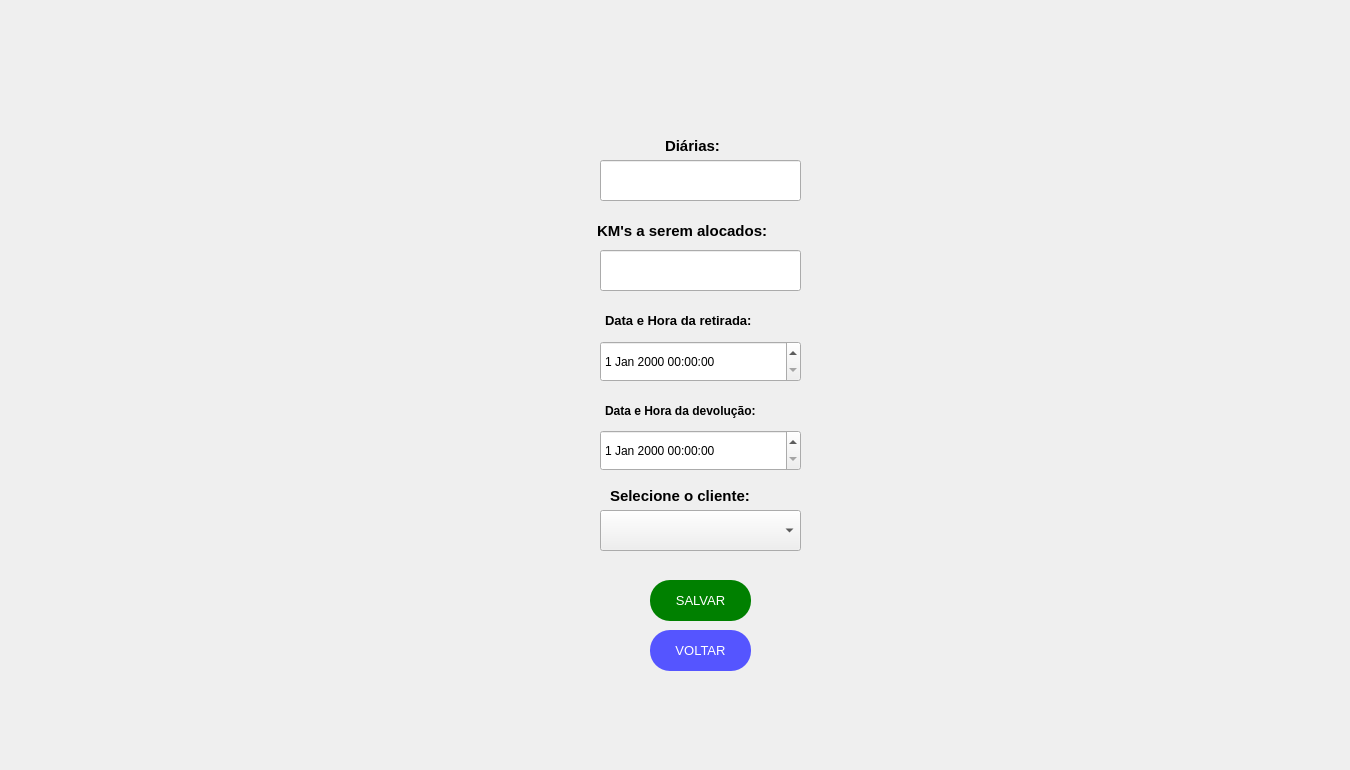
  <widget class="QWidget" name="centralwidget">
   <widget class="QPushButton" name="argot2">
    <property name="geometry">
     <rect>
      <x>40</x>
      <y>20</y>
      <width>501</width>
      <height>311</height>
     </rect>
    </property>
    <property name="palette">
     <palette>
      <active>
       <colorrole role="WindowText">
        <brush brushstyle="SolidPattern">
         <color alpha="255">
          <red>170</red>
          <green>85</green>
          <blue>0</blue>
         </color>
        </brush>
       </colorrole>
       <colorrole role="Text">
        <brush brushstyle="SolidPattern">
         <color alpha="255">
          <red>0</red>
          <green>0</green>
          <blue>0</blue>
         </color>
        </brush>
       </colorrole>
       <colorrole role="BrightText">
        <brush brushstyle="SolidPattern">
         <color alpha="255">
          <red>203</red>
          <green>255</green>
          <blue>80</blue>
         </color>
        </brush>
       </colorrole>
       <colorrole role="ButtonText">
        <brush brushstyle="SolidPattern">
         <color alpha="255">
          <red>57</red>
          <green>87</green>
          <blue>255</blue>
         </color>
        </brush>
       </colorrole>
       <colorrole role="ToolTipBase">
        <brush brushstyle="SolidPattern">
         <color alpha="255">
          <red>255</red>
          <green>255</green>
          <blue>0</blue>
         </color>
        </brush>
       </colorrole>
       <colorrole role="PlaceholderText">
        <brush brushstyle="SolidPattern">
         <color alpha="128">
          <red>0</red>
          <green>0</green>
          <blue>0</blue>
         </color>
        </brush>
       </colorrole>
      </active>
      <inactive>
       <colorrole role="WindowText">
        <brush brushstyle="SolidPattern">
         <color alpha="255">
          <red>170</red>
          <green>85</green>
          <blue>0</blue>
         </color>
        </brush>
       </colorrole>
       <colorrole role="Text">
        <brush brushstyle="SolidPattern">
         <color alpha="255">
          <red>0</red>
          <green>0</green>
          <blue>0</blue>
         </color>
        </brush>
       </colorrole>
       <colorrole role="BrightText">
        <brush brushstyle="SolidPattern">
         <color alpha="255">
          <red>203</red>
          <green>255</green>
          <blue>80</blue>
         </color>
        </brush>
       </colorrole>
       <colorrole role="ButtonText">
        <brush brushstyle="SolidPattern">
         <color alpha="255">
          <red>57</red>
          <green>87</green>
          <blue>255</blue>
         </color>
        </brush>
       </colorrole>
       <colorrole role="ToolTipBase">
        <brush brushstyle="SolidPattern">
         <color alpha="255">
          <red>255</red>
          <green>255</green>
          <blue>0</blue>
         </color>
        </brush>
       </colorrole>
       <colorrole role="PlaceholderText">
        <brush brushstyle="SolidPattern">
         <color alpha="128">
          <red>0</red>
          <green>0</green>
          <blue>0</blue>
         </color>
        </brush>
       </colorrole>
      </inactive>
      <disabled>
       <colorrole role="WindowText">
        <brush brushstyle="SolidPattern">
         <color alpha="255">
          <red>4</red>
          <green>15</green>
          <blue>30</blue>
         </color>
        </brush>
       </colorrole>
       <colorrole role="Text">
        <brush brushstyle="SolidPattern">
         <color alpha="255">
          <red>120</red>
          <green>120</green>
          <blue>120</blue>
         </color>
        </brush>
       </colorrole>
       <colorrole role="BrightText">
        <brush brushstyle="SolidPattern">
         <color alpha="255">
          <red>203</red>
          <green>255</green>
          <blue>80</blue>
         </color>
        </brush>
       </colorrole>
       <colorrole role="ButtonText">
        <brush brushstyle="SolidPattern">
         <color alpha="255">
          <red>120</red>
          <green>120</green>
          <blue>120</blue>
         </color>
        </brush>
       </colorrole>
       <colorrole role="ToolTipBase">
        <brush brushstyle="SolidPattern">
         <color alpha="255">
          <red>255</red>
          <green>255</green>
          <blue>0</blue>
         </color>
        </brush>
       </colorrole>
       <colorrole role="PlaceholderText">
        <brush brushstyle="SolidPattern">
         <color alpha="128">
          <red>0</red>
          <green>0</green>
          <blue>0</blue>
         </color>
        </brush>
       </colorrole>
      </disabled>
     </palette>
    </property>
    <property name="font">
     <font>
      <family>Arial</family>
      <weight>75</weight>
      <bold>true</bold>
     </font>
    </property>
    <property name="contextMenuPolicy">
     <enum>Qt::CustomContextMenu</enum>
    </property>
    <property name="text">
     <string/>
    </property>
    <property name="icon">
     <iconset>
      <normaloff>../Imagens/3-Argo(T2).png</normaloff>../Imagens/3-Argo(T2).png</iconset>
    </property>
    <property name="iconSize">
     <size>
      <width>492</width>
      <height>456</height>
     </size>
    </property>
    <property name="checkable">
     <bool>false</bool>
    </property>
    <property name="autoRepeat">
     <bool>false</bool>
    </property>
    <property name="autoExclusive">
     <bool>false</bool>
    </property>
    <property name="autoDefault">
     <bool>false</bool>
    </property>
    <property name="default">
     <bool>false</bool>
    </property>
    <property name="flat">
     <bool>true</bool>
    </property>
   </widget>
   <widget class="QLabel" name="logoT2">
    <property name="enabled">
     <bool>true</bool>
    </property>
    <property name="geometry">
     <rect>
      <x>1110</x>
      <y>530</y>
      <width>231</width>
      <height>231</height>
     </rect>
    </property>
    <property name="toolTip">
     <string>&lt;html&gt;&lt;head/&gt;&lt;body&gt;&lt;p align=&quot;center&quot;&gt;&lt;br/&gt;&lt;/p&gt;&lt;/body&gt;&lt;/html&gt;</string>
    </property>
    <property name="whatsThis">
     <string>&lt;html&gt;&lt;head/&gt;&lt;body&gt;&lt;p align=&quot;center&quot;&gt;&lt;br/&gt;&lt;/p&gt;&lt;/body&gt;&lt;/html&gt;</string>
    </property>
    <property name="autoFillBackground">
     <bool>false</bool>
    </property>
    <property name="styleSheet">
     <string notr="true"/>
    </property>
    <property name="text">
     <string/>
    </property>
    <property name="pixmap">
     <pixmap>../Logos/LOGO2.png</pixmap>
    </property>
    <property name="scaledContents">
     <bool>true</bool>
    </property>
    <property name="wordWrap">
     <bool>false</bool>
    </property>
   </widget>
   <widget class="QPushButton" name="confirmar">
    <property name="geometry">
     <rect>
      <x>645</x>
      <y>570</y>
      <width>111</width>
      <height>51</height>
     </rect>
    </property>
    <property name="palette">
     <palette>
      <active>
       <colorrole role="WindowText">
        <brush brushstyle="SolidPattern">
         <color alpha="255">
          <red>170</red>
          <green>85</green>
          <blue>0</blue>
         </color>
        </brush>
       </colorrole>
       <colorrole role="Text">
        <brush brushstyle="SolidPattern">
         <color alpha="255">
          <red>0</red>
          <green>0</green>
          <blue>0</blue>
         </color>
        </brush>
       </colorrole>
       <colorrole role="BrightText">
        <brush brushstyle="SolidPattern">
         <color alpha="255">
          <red>203</red>
          <green>255</green>
          <blue>80</blue>
         </color>
        </brush>
       </colorrole>
       <colorrole role="ButtonText">
        <brush brushstyle="SolidPattern">
         <color alpha="255">
          <red>57</red>
          <green>87</green>
          <blue>255</blue>
         </color>
        </brush>
       </colorrole>
       <colorrole role="ToolTipBase">
        <brush brushstyle="SolidPattern">
         <color alpha="255">
          <red>255</red>
          <green>255</green>
          <blue>0</blue>
         </color>
        </brush>
       </colorrole>
       <colorrole role="PlaceholderText">
        <brush brushstyle="SolidPattern">
         <color alpha="128">
          <red>0</red>
          <green>0</green>
          <blue>0</blue>
         </color>
        </brush>
       </colorrole>
      </active>
      <inactive>
       <colorrole role="WindowText">
        <brush brushstyle="SolidPattern">
         <color alpha="255">
          <red>170</red>
          <green>85</green>
          <blue>0</blue>
         </color>
        </brush>
       </colorrole>
       <colorrole role="Text">
        <brush brushstyle="SolidPattern">
         <color alpha="255">
          <red>0</red>
          <green>0</green>
          <blue>0</blue>
         </color>
        </brush>
       </colorrole>
       <colorrole role="BrightText">
        <brush brushstyle="SolidPattern">
         <color alpha="255">
          <red>203</red>
          <green>255</green>
          <blue>80</blue>
         </color>
        </brush>
       </colorrole>
       <colorrole role="ButtonText">
        <brush brushstyle="SolidPattern">
         <color alpha="255">
          <red>57</red>
          <green>87</green>
          <blue>255</blue>
         </color>
        </brush>
       </colorrole>
       <colorrole role="ToolTipBase">
        <brush brushstyle="SolidPattern">
         <color alpha="255">
          <red>255</red>
          <green>255</green>
          <blue>0</blue>
         </color>
        </brush>
       </colorrole>
       <colorrole role="PlaceholderText">
        <brush brushstyle="SolidPattern">
         <color alpha="128">
          <red>0</red>
          <green>0</green>
          <blue>0</blue>
         </color>
        </brush>
       </colorrole>
      </inactive>
      <disabled>
       <colorrole role="WindowText">
        <brush brushstyle="SolidPattern">
         <color alpha="255">
          <red>4</red>
          <green>15</green>
          <blue>30</blue>
         </color>
        </brush>
       </colorrole>
       <colorrole role="Text">
        <brush brushstyle="SolidPattern">
         <color alpha="255">
          <red>120</red>
          <green>120</green>
          <blue>120</blue>
         </color>
        </brush>
       </colorrole>
       <colorrole role="BrightText">
        <brush brushstyle="SolidPattern">
         <color alpha="255">
          <red>203</red>
          <green>255</green>
          <blue>80</blue>
         </color>
        </brush>
       </colorrole>
       <colorrole role="ButtonText">
        <brush brushstyle="SolidPattern">
         <color alpha="255">
          <red>120</red>
          <green>120</green>
          <blue>120</blue>
         </color>
        </brush>
       </colorrole>
       <colorrole role="ToolTipBase">
        <brush brushstyle="SolidPattern">
         <color alpha="255">
          <red>255</red>
          <green>255</green>
          <blue>0</blue>
         </color>
        </brush>
       </colorrole>
       <colorrole role="PlaceholderText">
        <brush brushstyle="SolidPattern">
         <color alpha="128">
          <red>0</red>
          <green>0</green>
          <blue>0</blue>
         </color>
        </brush>
       </colorrole>
      </disabled>
     </palette>
    </property>
    <property name="font">
     <font>
      <family>Arial</family>
      <weight>75</weight>
      <bold>true</bold>
     </font>
    </property>
    <property name="contextMenuPolicy">
     <enum>Qt::CustomContextMenu</enum>
    </property>
    <property name="text">
     <string/>
    </property>
    <property name="icon">
     <iconset>
      <normaloff>Imagens/CONFIRMAR.png</normaloff>Imagens/CONFIRMAR.png</iconset>
    </property>
    <property name="iconSize">
     <size>
      <width>96</width>
      <height>100</height>
     </size>
    </property>
    <property name="checkable">
     <bool>false</bool>
    </property>
    <property name="autoRepeat">
     <bool>false</bool>
    </property>
    <property name="autoExclusive">
     <bool>false</bool>
    </property>
    <property name="autoDefault">
     <bool>false</bool>
    </property>
    <property name="default">
     <bool>false</bool>
    </property>
    <property name="flat">
     <bool>true</bool>
    </property>
   </widget>
   <widget class="QLineEdit" name="diariaspace">
    <property name="geometry">
     <rect>
      <x>600</x>
      <y>160</y>
      <width>201</width>
      <height>41</height>
     </rect>
    </property>
    <property name="font">
     <font>
      <pointsize>8</pointsize>
     </font>
    </property>
    <property name="styleSheet">
     <string notr="true">color: rgb(0, 0, 0);</string>
    </property>
   </widget>
   <widget class="QLabel" name="kmsalocados">
    <property name="geometry">
     <rect>
      <x>597</x>
      <y>205</y>
      <width>211</width>
      <height>51</height>
     </rect>
    </property>
    <property name="font">
     <font>
      <family>Arial</family>
      <pointsize>11</pointsize>
      <weight>75</weight>
      <bold>true</bold>
     </font>
    </property>
    <property name="text">
     <string>KM's a serem alocados:</string>
    </property>
   </widget>
   <widget class="QLabel" name="diarias">
    <property name="geometry">
     <rect>
      <x>665</x>
      <y>120</y>
      <width>81</width>
      <height>51</height>
     </rect>
    </property>
    <property name="font">
     <font>
      <family>Arial</family>
      <pointsize>11</pointsize>
      <weight>75</weight>
      <bold>true</bold>
     </font>
    </property>
    <property name="text">
     <string>Diárias:</string>
    </property>
   </widget>
   <widget class="QLineEdit" name="kmspace">
    <property name="geometry">
     <rect>
      <x>600</x>
      <y>250</y>
      <width>201</width>
      <height>41</height>
     </rect>
    </property>
    <property name="font">
     <font>
      <pointsize>8</pointsize>
     </font>
    </property>
    <property name="styleSheet">
     <string notr="true">color: rgb(0, 0, 0);</string>
    </property>
    <property name="echoMode">
     <enum>QLineEdit::Password</enum>
    </property>
   </widget>
   <widget class="QDateTimeEdit" name="datare_argo_2">
    <property name="geometry">
     <rect>
      <x>600</x>
      <y>341</y>
      <width>201</width>
      <height>41</height>
     </rect>
    </property>
    <property name="styleSheet">
     <string notr="true">QDateTime{rgb(0, 0, 0)}</string>
    </property>
   </widget>
   <widget class="QComboBox" name="datacli_argo_2">
    <property name="geometry">
     <rect>
      <x>600</x>
      <y>510</y>
      <width>201</width>
      <height>41</height>
     </rect>
    </property>
   </widget>
   <widget class="QLabel" name="datade_argo">
    <property name="geometry">
     <rect>
      <x>605</x>
      <y>390</y>
      <width>191</width>
      <height>41</height>
     </rect>
    </property>
    <property name="font">
     <font>
      <family>Arial</family>
      <pointsize>9</pointsize>
      <weight>75</weight>
      <bold>true</bold>
     </font>
    </property>
    <property name="text">
     <string>Data e Hora da devolução:</string>
    </property>
   </widget>
   <widget class="QLabel" name="datare_argo">
    <property name="geometry">
     <rect>
      <x>605</x>
      <y>300</y>
      <width>191</width>
      <height>41</height>
     </rect>
    </property>
    <property name="font">
     <font>
      <family>Arial</family>
      <pointsize>10</pointsize>
      <weight>75</weight>
      <bold>true</bold>
     </font>
    </property>
    <property name="text">
     <string>Data e Hora da retirada:</string>
    </property>
   </widget>
   <widget class="QDateTimeEdit" name="datade_argo_2">
    <property name="geometry">
     <rect>
      <x>600</x>
      <y>430</y>
      <width>201</width>
      <height>41</height>
     </rect>
    </property>
    <property name="styleSheet">
     <string notr="true">QDateTime{rgb(0, 0, 0)}</string>
    </property>
   </widget>
   <widget class="QLabel" name="datacli_argo">
    <property name="geometry">
     <rect>
      <x>610</x>
      <y>480</y>
      <width>181</width>
      <height>31</height>
     </rect>
    </property>
    <property name="font">
     <font>
      <family>Arial</family>
      <pointsize>11</pointsize>
      <weight>75</weight>
      <bold>true</bold>
     </font>
    </property>
    <property name="text">
     <string>Selecione o cliente:</string>
    </property>
   </widget>
   <widget class="QPushButton" name="salvar_1">
    <property name="geometry">
     <rect>
      <x>650</x>
      <y>580</y>
      <width>101</width>
      <height>41</height>
     </rect>
    </property>
    <property name="palette">
     <palette>
      <active>
       <colorrole role="WindowText">
        <brush brushstyle="SolidPattern">
         <color alpha="255">
          <red>255</red>
          <green>255</green>
          <blue>255</blue>
         </color>
        </brush>
       </colorrole>
       <colorrole role="Button">
        <brush brushstyle="SolidPattern">
         <color alpha="255">
          <red>0</red>
          <green>128</green>
          <blue>0</blue>
         </color>
        </brush>
       </colorrole>
       <colorrole role="Text">
        <brush brushstyle="SolidPattern">
         <color alpha="255">
          <red>255</red>
          <green>255</green>
          <blue>255</blue>
         </color>
        </brush>
       </colorrole>
       <colorrole role="BrightText">
        <brush brushstyle="SolidPattern">
         <color alpha="255">
          <red>203</red>
          <green>255</green>
          <blue>80</blue>
         </color>
        </brush>
       </colorrole>
       <colorrole role="ButtonText">
        <brush brushstyle="SolidPattern">
         <color alpha="255">
          <red>255</red>
          <green>255</green>
          <blue>255</blue>
         </color>
        </brush>
       </colorrole>
       <colorrole role="Base">
        <brush brushstyle="SolidPattern">
         <color alpha="255">
          <red>0</red>
          <green>128</green>
          <blue>0</blue>
         </color>
        </brush>
       </colorrole>
       <colorrole role="Window">
        <brush brushstyle="SolidPattern">
         <color alpha="255">
          <red>0</red>
          <green>128</green>
          <blue>0</blue>
         </color>
        </brush>
       </colorrole>
       <colorrole role="ToolTipBase">
        <brush brushstyle="SolidPattern">
         <color alpha="255">
          <red>255</red>
          <green>255</green>
          <blue>0</blue>
         </color>
        </brush>
       </colorrole>
       <colorrole role="PlaceholderText">
        <brush brushstyle="SolidPattern">
         <color alpha="128">
          <red>0</red>
          <green>0</green>
          <blue>0</blue>
         </color>
        </brush>
       </colorrole>
      </active>
      <inactive>
       <colorrole role="WindowText">
        <brush brushstyle="SolidPattern">
         <color alpha="255">
          <red>255</red>
          <green>255</green>
          <blue>255</blue>
         </color>
        </brush>
       </colorrole>
       <colorrole role="Button">
        <brush brushstyle="SolidPattern">
         <color alpha="255">
          <red>0</red>
          <green>128</green>
          <blue>0</blue>
         </color>
        </brush>
       </colorrole>
       <colorrole role="Text">
        <brush brushstyle="SolidPattern">
         <color alpha="255">
          <red>255</red>
          <green>255</green>
          <blue>255</blue>
         </color>
        </brush>
       </colorrole>
       <colorrole role="BrightText">
        <brush brushstyle="SolidPattern">
         <color alpha="255">
          <red>203</red>
          <green>255</green>
          <blue>80</blue>
         </color>
        </brush>
       </colorrole>
       <colorrole role="ButtonText">
        <brush brushstyle="SolidPattern">
         <color alpha="255">
          <red>255</red>
          <green>255</green>
          <blue>255</blue>
         </color>
        </brush>
       </colorrole>
       <colorrole role="Base">
        <brush brushstyle="SolidPattern">
         <color alpha="255">
          <red>0</red>
          <green>128</green>
          <blue>0</blue>
         </color>
        </brush>
       </colorrole>
       <colorrole role="Window">
        <brush brushstyle="SolidPattern">
         <color alpha="255">
          <red>0</red>
          <green>128</green>
          <blue>0</blue>
         </color>
        </brush>
       </colorrole>
       <colorrole role="ToolTipBase">
        <brush brushstyle="SolidPattern">
         <color alpha="255">
          <red>255</red>
          <green>255</green>
          <blue>0</blue>
         </color>
        </brush>
       </colorrole>
       <colorrole role="PlaceholderText">
        <brush brushstyle="SolidPattern">
         <color alpha="128">
          <red>0</red>
          <green>0</green>
          <blue>0</blue>
         </color>
        </brush>
       </colorrole>
      </inactive>
      <disabled>
       <colorrole role="WindowText">
        <brush brushstyle="SolidPattern">
         <color alpha="255">
          <red>255</red>
          <green>255</green>
          <blue>255</blue>
         </color>
        </brush>
       </colorrole>
       <colorrole role="Button">
        <brush brushstyle="SolidPattern">
         <color alpha="255">
          <red>0</red>
          <green>128</green>
          <blue>0</blue>
         </color>
        </brush>
       </colorrole>
       <colorrole role="Text">
        <brush brushstyle="SolidPattern">
         <color alpha="255">
          <red>255</red>
          <green>255</green>
          <blue>255</blue>
         </color>
        </brush>
       </colorrole>
       <colorrole role="BrightText">
        <brush brushstyle="SolidPattern">
         <color alpha="255">
          <red>203</red>
          <green>255</green>
          <blue>80</blue>
         </color>
        </brush>
       </colorrole>
       <colorrole role="ButtonText">
        <brush brushstyle="SolidPattern">
         <color alpha="255">
          <red>255</red>
          <green>255</green>
          <blue>255</blue>
         </color>
        </brush>
       </colorrole>
       <colorrole role="Base">
        <brush brushstyle="SolidPattern">
         <color alpha="255">
          <red>0</red>
          <green>128</green>
          <blue>0</blue>
         </color>
        </brush>
       </colorrole>
       <colorrole role="Window">
        <brush brushstyle="SolidPattern">
         <color alpha="255">
          <red>0</red>
          <green>128</green>
          <blue>0</blue>
         </color>
        </brush>
       </colorrole>
       <colorrole role="ToolTipBase">
        <brush brushstyle="SolidPattern">
         <color alpha="255">
          <red>255</red>
          <green>255</green>
          <blue>0</blue>
         </color>
        </brush>
       </colorrole>
       <colorrole role="PlaceholderText">
        <brush brushstyle="SolidPattern">
         <color alpha="128">
          <red>0</red>
          <green>0</green>
          <blue>0</blue>
         </color>
        </brush>
       </colorrole>
      </disabled>
     </palette>
    </property>
    <property name="font">
     <font>
      <family>Arial</family>
      <pointsize>10</pointsize>
      <weight>9</weight>
      <italic>false</italic>
      <bold>false</bold>
     </font>
    </property>
    <property name="contextMenuPolicy">
     <enum>Qt::CustomContextMenu</enum>
    </property>
    <property name="styleSheet">
     <string notr="true">QPushButton{
	color:white;
	border-radius:20px;
	background-color: #008000;
	font: 75 10pt &quot;Arial&quot;;
}
QPushButton:hover{
	background-color: #005500;
}</string>
    </property>
    <property name="text">
     <string>SALVAR</string>
    </property>
    <property name="iconSize">
     <size>
      <width>93</width>
      <height>100</height>
     </size>
    </property>
    <property name="checkable">
     <bool>false</bool>
    </property>
    <property name="autoRepeat">
     <bool>false</bool>
    </property>
    <property name="autoExclusive">
     <bool>false</bool>
    </property>
    <property name="autoDefault">
     <bool>false</bool>
    </property>
    <property name="default">
     <bool>false</bool>
    </property>
    <property name="flat">
     <bool>true</bool>
    </property>
   </widget>
   <widget class="QPushButton" name="voltar_10">
    <property name="geometry">
     <rect>
      <x>650</x>
      <y>630</y>
      <width>101</width>
      <height>41</height>
     </rect>
    </property>
    <property name="palette">
     <palette>
      <active>
       <colorrole role="WindowText">
        <brush brushstyle="SolidPattern">
         <color alpha="255">
          <red>255</red>
          <green>255</green>
          <blue>255</blue>
         </color>
        </brush>
       </colorrole>
       <colorrole role="Button">
        <brush brushstyle="SolidPattern">
         <color alpha="255">
          <red>85</red>
          <green>85</green>
          <blue>255</blue>
         </color>
        </brush>
       </colorrole>
       <colorrole role="Text">
        <brush brushstyle="SolidPattern">
         <color alpha="255">
          <red>255</red>
          <green>255</green>
          <blue>255</blue>
         </color>
        </brush>
       </colorrole>
       <colorrole role="BrightText">
        <brush brushstyle="SolidPattern">
         <color alpha="255">
          <red>203</red>
          <green>255</green>
          <blue>80</blue>
         </color>
        </brush>
       </colorrole>
       <colorrole role="ButtonText">
        <brush brushstyle="SolidPattern">
         <color alpha="255">
          <red>255</red>
          <green>255</green>
          <blue>255</blue>
         </color>
        </brush>
       </colorrole>
       <colorrole role="Base">
        <brush brushstyle="SolidPattern">
         <color alpha="255">
          <red>85</red>
          <green>85</green>
          <blue>255</blue>
         </color>
        </brush>
       </colorrole>
       <colorrole role="Window">
        <brush brushstyle="SolidPattern">
         <color alpha="255">
          <red>85</red>
          <green>85</green>
          <blue>255</blue>
         </color>
        </brush>
       </colorrole>
       <colorrole role="ToolTipBase">
        <brush brushstyle="SolidPattern">
         <color alpha="255">
          <red>255</red>
          <green>255</green>
          <blue>0</blue>
         </color>
        </brush>
       </colorrole>
       <colorrole role="PlaceholderText">
        <brush brushstyle="SolidPattern">
         <color alpha="128">
          <red>0</red>
          <green>0</green>
          <blue>0</blue>
         </color>
        </brush>
       </colorrole>
      </active>
      <inactive>
       <colorrole role="WindowText">
        <brush brushstyle="SolidPattern">
         <color alpha="255">
          <red>255</red>
          <green>255</green>
          <blue>255</blue>
         </color>
        </brush>
       </colorrole>
       <colorrole role="Button">
        <brush brushstyle="SolidPattern">
         <color alpha="255">
          <red>85</red>
          <green>85</green>
          <blue>255</blue>
         </color>
        </brush>
       </colorrole>
       <colorrole role="Text">
        <brush brushstyle="SolidPattern">
         <color alpha="255">
          <red>255</red>
          <green>255</green>
          <blue>255</blue>
         </color>
        </brush>
       </colorrole>
       <colorrole role="BrightText">
        <brush brushstyle="SolidPattern">
         <color alpha="255">
          <red>203</red>
          <green>255</green>
          <blue>80</blue>
         </color>
        </brush>
       </colorrole>
       <colorrole role="ButtonText">
        <brush brushstyle="SolidPattern">
         <color alpha="255">
          <red>255</red>
          <green>255</green>
          <blue>255</blue>
         </color>
        </brush>
       </colorrole>
       <colorrole role="Base">
        <brush brushstyle="SolidPattern">
         <color alpha="255">
          <red>85</red>
          <green>85</green>
          <blue>255</blue>
         </color>
        </brush>
       </colorrole>
       <colorrole role="Window">
        <brush brushstyle="SolidPattern">
         <color alpha="255">
          <red>85</red>
          <green>85</green>
          <blue>255</blue>
         </color>
        </brush>
       </colorrole>
       <colorrole role="ToolTipBase">
        <brush brushstyle="SolidPattern">
         <color alpha="255">
          <red>255</red>
          <green>255</green>
          <blue>0</blue>
         </color>
        </brush>
       </colorrole>
       <colorrole role="PlaceholderText">
        <brush brushstyle="SolidPattern">
         <color alpha="128">
          <red>0</red>
          <green>0</green>
          <blue>0</blue>
         </color>
        </brush>
       </colorrole>
      </inactive>
      <disabled>
       <colorrole role="WindowText">
        <brush brushstyle="SolidPattern">
         <color alpha="255">
          <red>255</red>
          <green>255</green>
          <blue>255</blue>
         </color>
        </brush>
       </colorrole>
       <colorrole role="Button">
        <brush brushstyle="SolidPattern">
         <color alpha="255">
          <red>85</red>
          <green>85</green>
          <blue>255</blue>
         </color>
        </brush>
       </colorrole>
       <colorrole role="Text">
        <brush brushstyle="SolidPattern">
         <color alpha="255">
          <red>255</red>
          <green>255</green>
          <blue>255</blue>
         </color>
        </brush>
       </colorrole>
       <colorrole role="BrightText">
        <brush brushstyle="SolidPattern">
         <color alpha="255">
          <red>203</red>
          <green>255</green>
          <blue>80</blue>
         </color>
        </brush>
       </colorrole>
       <colorrole role="ButtonText">
        <brush brushstyle="SolidPattern">
         <color alpha="255">
          <red>255</red>
          <green>255</green>
          <blue>255</blue>
         </color>
        </brush>
       </colorrole>
       <colorrole role="Base">
        <brush brushstyle="SolidPattern">
         <color alpha="255">
          <red>85</red>
          <green>85</green>
          <blue>255</blue>
         </color>
        </brush>
       </colorrole>
       <colorrole role="Window">
        <brush brushstyle="SolidPattern">
         <color alpha="255">
          <red>85</red>
          <green>85</green>
          <blue>255</blue>
         </color>
        </brush>
       </colorrole>
       <colorrole role="ToolTipBase">
        <brush brushstyle="SolidPattern">
         <color alpha="255">
          <red>255</red>
          <green>255</green>
          <blue>0</blue>
         </color>
        </brush>
       </colorrole>
       <colorrole role="PlaceholderText">
        <brush brushstyle="SolidPattern">
         <color alpha="128">
          <red>0</red>
          <green>0</green>
          <blue>0</blue>
         </color>
        </brush>
       </colorrole>
      </disabled>
     </palette>
    </property>
    <property name="font">
     <font>
      <family>Arial</family>
      <pointsize>10</pointsize>
      <weight>9</weight>
      <italic>false</italic>
      <bold>false</bold>
     </font>
    </property>
    <property name="contextMenuPolicy">
     <enum>Qt::CustomContextMenu</enum>
    </property>
    <property name="styleSheet">
     <string notr="true">QPushButton{
	color:white;
	border-radius:20px;
	background-color: rgb(85, 85, 255);
	font: 75 10pt &quot;Arial&quot;;
}
QPushButton:hover{
	background-color: rgb(10, 10, 127);
}</string>
    </property>
    <property name="text">
     <string>VOLTAR</string>
    </property>
    <property name="iconSize">
     <size>
      <width>93</width>
      <height>100</height>
     </size>
    </property>
    <property name="checkable">
     <bool>false</bool>
    </property>
    <property name="autoRepeat">
     <bool>false</bool>
    </property>
    <property name="autoExclusive">
     <bool>false</bool>
    </property>
    <property name="autoDefault">
     <bool>false</bool>
    </property>
    <property name="default">
     <bool>false</bool>
    </property>
    <property name="flat">
     <bool>true</bool>
    </property>
   </widget>
  </widget>
